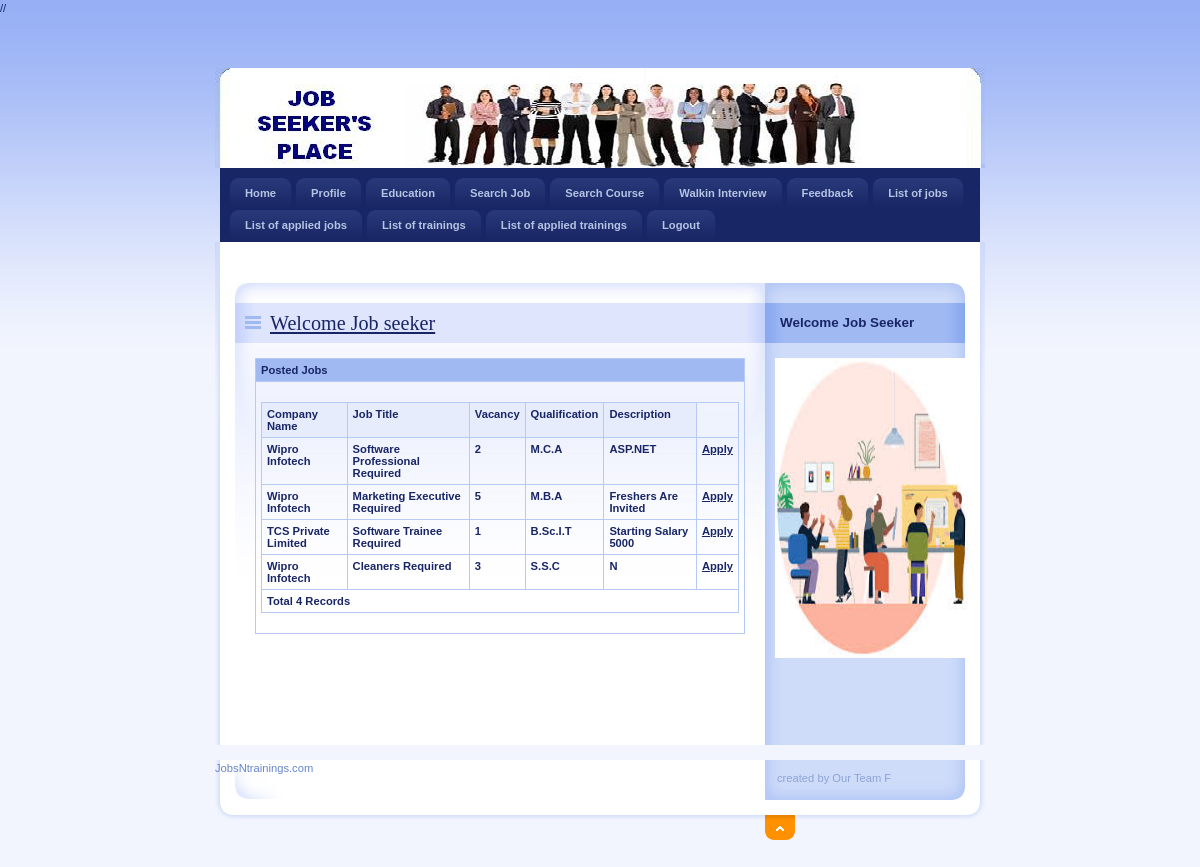
Screenshot of /JobSeeker/listofjobs.php with the database file from the repository.
### tables this page shows
CREATE TABLE IF NOT EXISTS `job_master` (
  `JobId` int(11) NOT NULL AUTO_INCREMENT,
  `CompanyName` varchar(20) NOT NULL,
  `JobTitle` varchar(50) NOT NULL,
  `Vacancy` int(11) NOT NULL,
  `MinQualification` varchar(50) NOT NULL,
  `Description` varchar(200) NOT NULL,
  PRIMARY KEY (`JobId`)
);

### JobSeeker/listofjobs.php (the view, shortened to what this page needs)
<!DOCTYPE html PUBLIC "-//W3C//DTD XHTML 1.0 Strict//EN" "http://www.w3.org/TR/xhtml1/DTD/xhtml1-strict.dtd">
<html xmlns="http://www.w3.org/1999/xhtml" xml:lang="cs" lang="cs">
<head>
    <link rel="stylesheet" media="screen,projection" type="text/css" href="./css/main.css" />
    <link rel="stylesheet" media="print" type="text/css" href="./css/print.css" />
    <link rel="stylesheet" media="aural" type="text/css" href="./css/aural.css" />
    <link href="../SpryAssets/SpryValidationTextField.css" rel="stylesheet" type="text/css" />
    <link href="../SpryAssets/SpryValidationTextarea.css" rel="stylesheet" type="text/css" />
</head>
<body id="www-url-cz">
<div id="main" class="box">
<?php
include "Header.php"
?>
<?php
include "menu.php"
?>
    <div id="page" class="box">
    <div id="page-in" class="box">
        <div id="strip" class="box noprint">
            <p id="breadcrumbs">&nbsp;</p>
        </div>
        <div id="content">
            <div class="article">
                <h2><span><a href="#">Welcome Job seeker</a></span></h2>
                <table width="100%" border="0" cellspacing="0" cellpadding="0">
                  <tr>
                    <td bgcolor="#A0B9F3"><strong>Posted Jobs </strong></td>
                  </tr>
                  <tr>
                    <td><table width="100%" border="1" bordercolor="#1CB5F1" >
                      <tr>
                        <th height="32" bgcolor="#1CB5F1" class="style3"><div align="left" class="style9 style5"><strong>Company Name</strong></div></th>
                        <th bgcolor="#1CB5F1" class="style3"><div align="left" class="style9 style5"><strong>Job Title</strong></div></th>
                        <th bgcolor="#1CB5F1" class="style3"><div align="left" class="style9 style5"><strong>Vacancy</strong></div></th>
                         <th bgcolor="#1CB5F1" class="style3"><div align="left" class="style9 style5"><strong>Qualification</strong></div></th>
                          <th bgcolor="#1CB5F1" class="style3"><div align="left" class="style9 style5"><strong>Description</strong></div></th>
                      </tr>
                      <?php
$con = mysqli_connect("localhost","root","","job");
$sql = "select * from job_Master";
$result = mysqli_query($con,$sql);
while($row = mysqli_fetch_array($result))
{
$Id=$row['JobId'];
$CompanyName=$row['CompanyName'];
$JobTitle=$row['JobTitle'];
$Vacancy=$row['Vacancy'];
$MinQualification=$row['MinQualification'];
$Description =$row['Description'];
?>
                      <tr>
                        <td class="style3"><div align="left" class="style9 style5"><strong><?php echo $CompanyName;?></strong></div></td>
                        <td class="style3"><div align="left" class="style9 style5"><strong><?php echo $JobTitle;?></strong></div></td>
                        <td class="style3"><div align="left" class="style9 style5"><strong><?php echo $Vacancy;?></strong></div></td>
                          <td class="style3"><div align="left" class="style9 style5"><strong><?php echo $MinQualification;?></strong></div></td>
                            <td class="style3"><div align="left" class="style9 style5"><strong><?php echo $Description;?></strong></div></td>
                        <td class="style3"><div align="left" class="style9 style5"><strong><a href="Apply.php?JobId=<?php echo $Id;?>">Apply</a></strong></div></td>
                      </tr>
                      <?php
}
$records = mysqli_num_rows($result);
?>
                      <tr>
                        <td colspan="6" class="style3"><div align="left" class="style12"><?php echo "Total ".$records." Records"; ?> </div></td>
                      </tr>
                    </table></td>
                  </tr>
                </table>
                <p>&nbsp;</p>
                <p class="btn-more box noprint">&nbsp;</p>
          </div>
        </div>
<?php
include "right.php"
?>
    </div>
    </div>
<?php
include "footer.php"
?>
</div>
</body>
</html>

### JobSeeker/css/main.css (style rules this page uses)
* { min-height:1px; }
body { border:0; margin:0; padding:0; background:#F2F5FE url("../design/bg.gif") 0 0 repeat-x; font:70%/160% "verdana",sans-serif; color:#192666; _text-align:center; }
a { color:#192666; }
p { border:0; margin:15px 0; padding:0; }
div { display:block; border:0; margin:0; padding:0; }
h1, h2, h3, h4, h5 { border:0; margin:15px 0 10px 0; padding:0; font-weight:bold; }
h2 { font-size:180%; line-height:100%; font-family:"georgia",serif; font-weight:normal; }
table { display:table; border-collapse:collapse; margin:15px 0; padding:0; border:1px solid #B7CAF6; font-size:100%; }
tr { display:table-row; }
th, td { display: table-cell; border:1px solid #B7CAF6; margin:0; padding:5px; vertical-align:top; text-align:left; }
th { background:#E7ECFD; text-align:center; color:#192666; font-weight:bold; }
a, img, span { border:0; margin:0; padding:0; }
strong, .strong { font-weight:bold; }
.box { min-height:1px; _height:1px; }
.box:after { content:"."; display:block; line-height:0px; font-size:0px; visibility:hidden; clear:both; }
#main { width:770px; margin:50px auto 0 auto; _text-align:left; }
#page { width:770px; min-height:1px; background:#FFF url("../design/bg_page.gif") 0 0 repeat-y; _height:1px; }
#page-in { min-height:1px; padding:10px 0; background:url("../design/bg_page_in.jpg") 0 0 no-repeat; _height:1px; }
#strip { position:relative; clear:both; padding:3px 20px 10px 20px; color:#6182D1; }
#strip p { margin:0; }
#strip #breadcrumbs { width:520px; margin:0; padding:0; }
#content { float:left; width:530px; _width:550px; margin:0; padding:0 0 0 20px; }
#content .article { clear:both; margin:0; padding:20px; background:url("../design/content_article_bg.jpg") 0 0 no-repeat; }
#content .article h2 { margin:0 -20px; padding:10px; background:#DEE5FD url("../design/content_title_bg.gif") 0 0 repeat-y; color:#192666; }
#content .article h2 span { background:url("../design/ico_list.gif") 0 50% no-repeat; padding-left:25px; }
#content .article p { text-align:justify; }
#content .btn-more { margin:0 0 15px 0; padding:0; border:0; position:relative; }

### JobSeeker/css/print.css (style rules this page uses)
body { border:0; margin:0; padding:0; font-size:12pt }
a { color:#000; text-decoration:none; }
h1, h2, h3 { page-break-after:avoid; page-break-inside:avoid; }
table { border-collapse: collapse; border-width:1px; border-style:solid; }
th, td { display:table-cell; border-width:1px; border-style:solid; }
.noprint { display:none; }

### JobSeeker/css/aural.css (style rules this page uses)
body { voice-family:paul,male; volume:loud; speech-rate:slow; richness:90; stress:20; }
h1, h2, h3, h4, h5 { cue-before:url("ping.au"); }
p, table { pause:50ms; }
strong { pitch:medium; pitch-range:60; stress:90; richness:90; }

### rows the page displays
job_master: CompanyName "Wipro Infotech", JobTitle "Software Professional Required", Vacancy "2", MinQualification "M.C.A", Description "ASP.NET"
job_master: CompanyName "Wipro Infotech", JobTitle "Marketing Executive Required", Vacancy "5", MinQualification "M.B.A", Description "Freshers Are Invited"
job_master: CompanyName "TCS Private Limited", JobTitle "Software Trainee Required", Vacancy "1", MinQualification "B.Sc.I.T", Description "Starting Salary 5000"
job_master: CompanyName "Wipro Infotech", JobTitle "Cleaners Required", Vacancy "3", MinQualification "S.S.C", Description "N"

### other values shown
$records "4"
